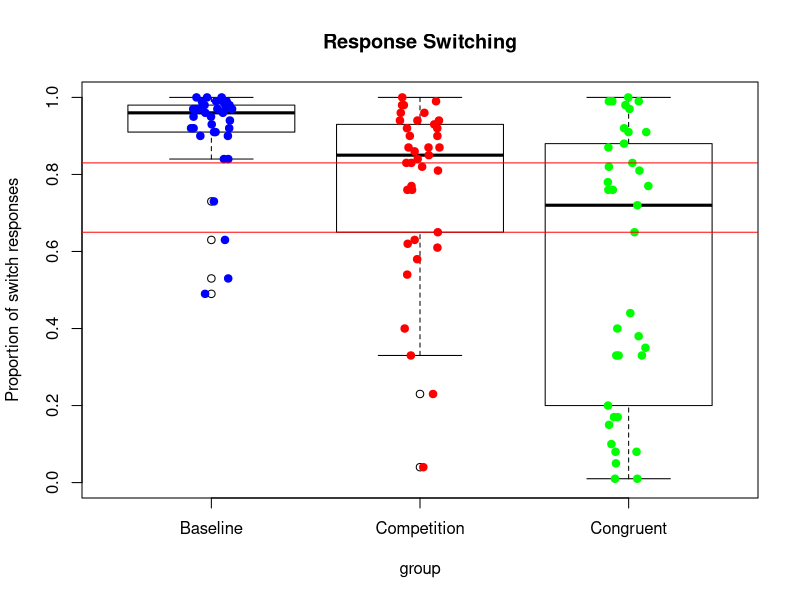
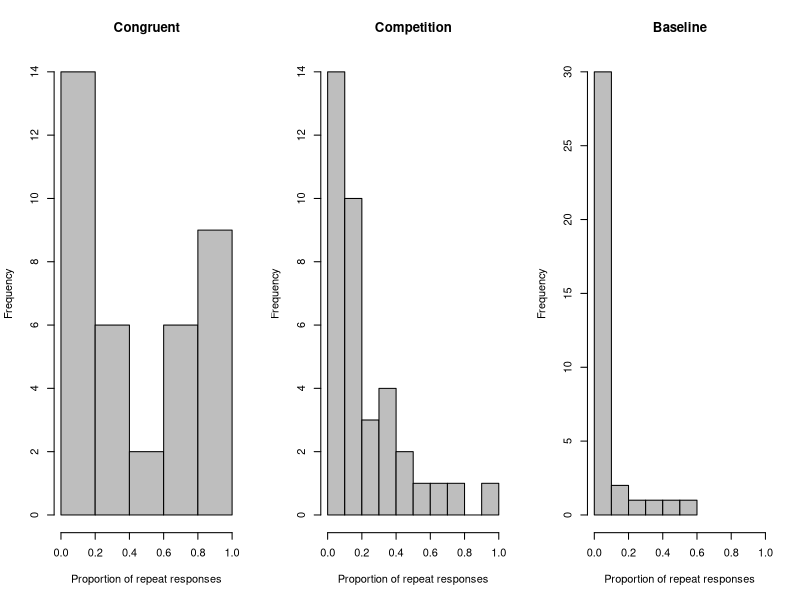

Generate these figures, in order, with R: (Note: this script raises an error after producing the figures.)




cong_data <- read.table('congruent.txt', header=F)
comp_data <- read.table('competition.txt', header=F)
bl_data <- read.table('baseline.txt', header=F)

names(cong_data) <- c('subj', 'phase', 'trial', 'cond', 'res', 'rt', 'reward', 'total', 'image', 'r1', 'r2', 'r3', 'r4')
names(comp_data) <- c('subj', 'phase', 'trial', 'cond', 'res', 'rt', 'reward', 'total', 'image', 'r1', 'r2', 'r3', 'r4')
names(bl_data) <- c('subj', 'phase', 'trial', 'cond', 'res', 'rt', 'reward', 'total', 'image', 'r1', 'r2', 'r3', 'r4')



#############################################################################
# 	SWITCH ANALYSES

cong_data$stay <- NULL
for (i in 1:length(cong_data[,1])) {
    cong_data$stay[i] <- as.numeric(cong_data[i,]$res == cong_data[i-1,]$res)
    
    if (cong_data[i,]$trial == 1) { cong_data$stay[i] <- 0 }
    
    }
    
comp_data$stay <- NULL
for (i in 1:length(comp_data[,1])) {
    comp_data$stay[i] <- as.numeric(comp_data[i,]$res == comp_data[i-1,]$res)
    
    if (comp_data[i,]$trial == 1) { comp_data$stay[i] <- 0 }
    
    }
    
bl_data$stay <- NULL
for (i in 1:length(bl_data[,1])) {
    bl_data$stay[i] <- as.numeric(bl_data[i,]$res == bl_data[i-1,]$res)
    
    if (bl_data[i,]$trial == 1) { bl_data$stay[i] <- 0 }
    
    }
       

      
cong_stay_total <- tapply(cong_data$stay, cong_data$subj, sum)
for (i in 1:length(cong_stay_total)) {
	x <- binom.test(cong_stay_total[i], 100, 0.25)
	print(x)
	
}

comp_stay_total <- tapply(comp_data$stay, comp_data$subj, sum)
for (i in 1:length(comp_stay_total)) {
	x <- binom.test(comp_stay_total[i], 100, 0.25)
	print(x)
	
}

bl_stay_total <- tapply(bl_data$stay, bl_data$subj, sum)
for (i in 1:length(bl_stay_total)) {
	x <- binom.test(bl_stay_total[i], 100, 0.25)
	print(x)
	
}



t.test(cong_stay_total, comp_stay_total, var.equal=T)
t.test(bl_stay_total, comp_stay_total, var.equal=T)
t.test(cong_stay_total, bl_stay_total, var.equal=T)


cong_stay_props <- tapply(cong_data$stay, cong_data$subj, mean)
comp_stay_props <- tapply(comp_data$stay, comp_data$subj, mean)
bl_stay_props <- tapply(bl_data$stay, bl_data$subj, mean)
jpeg('graphs/switch_hists.jpg')
par(mfrow=c(1,3))
hist(cong_stay_props, main= "Congruent", xlab="Proportion of repeat responses", col='grey', xlim=c(0,1))
hist(comp_stay_props, main= "Competition", xlab="Proportion of repeat responses", col='grey', xlim=c(0,1))
hist(bl_stay_props, main= "Baseline", xlab="Proportion of repeat responses", col='grey', xlim=c(0,1))
dev.off()

###########################

graph_data <- NULL
graph_data$switches <- c(1-(cong_stay_total)/100, 1-(comp_stay_total)/100, 1-(bl_stay_total)/100)
graph_data$group <- factor(c(rep("Congruent", length(cong_stay_total)),
							 rep("Competition", length(comp_stay_total)),
							 rep("Baseline", length(bl_stay_total))))
graph_data <- as.data.frame(graph_data)

#jpeg('graphs/switch_box.jpg')
boxplot(switches ~ group, data=graph_data,
 ylab = 'Proportion of switch responses', col='white', ylim=c(0,1),
 main = 'Response Switching', names.arg=c('Congruent', 'Competition', 'Baseline'))
stripchart(switches ~ group, data=graph_data, vertical = TRUE,  
    method = "jitter", add = TRUE, pch = 19, col = c('blue', 'red', 'green'))


abline(0.83, 0, col='red')
abline(0.65, 0, col='red')

x <- aov( switches ~ group, data=graph_data)
summary(x)
#dev.off()

# SWITCH PROPORTIONS ANOVA
#> x <- aov( switches ~ group, data=graph_data)
#> summary(x)
#             Df Sum Sq Mean Sq F value   Pr(>F)    
#group         2  2.237  1.1184   17.42 2.83e-07 ***
#Residuals   107  6.871  0.0642                     
#---
#Signif. codes:  0 ‘***’ 0.001 ‘**’ 0.01 ‘*’ 0.05 ‘.’ 0.1 ‘ ’ 1

t.test(graph_data[graph_data$group=='Congruent',]$switches, graph_data[graph_data$group=='Competition',]$switches,var.equal=T)
t.test(graph_data[graph_data$group=='Baseline',]$switches, graph_data[graph_data$group=='Competition',]$switches,var.equal=T)
t.test(graph_data[graph_data$group=='Congruent',]$switches, graph_data[graph_data$group=='Baseline',]$switches,var.equal=T)

d.t.unpaired(3.035, 37, 37)
d.t.unpaired(3.2223, 37, 36)
d.t.unpaired(5.5738, 37, 36)

#################################################################

cong_choices <- tapply(cong_data$reward, list(cong_data$subj, cong_data$reward), length)
cong_choices[is.na(cong_choices)] <- 0

comp_choices <- tapply(comp_data$reward, list(comp_data$subj, comp_data$reward), length)
comp_choices[is.na(comp_choices)] <- 0

bl_choices <- tapply(bl_data$reward, list(bl_data$subj, bl_data$reward), length)
bl_choices[is.na(bl_choices)] <- 0

cong_props <- cong_choices[,4]/100
comp_props <- comp_choices[,4]/100
bl_props <- bl_choices[,4]/100

t.test(cong_props, comp_props, var.equal=T)
t.test(bl_props, comp_props, var.equal=T)
t.test(cong_props, bl_props, var.equal=T)


results <- NULL

results$props <- c(cong_props, comp_props, bl_props)
results$cond <- factor(c(rep(1, length(cong_props)),
						rep(2, length(comp_props)),
						rep(3, length(bl_props))))
						
results <- as.data.frame(results)

x <- aov(props~cond, data=results)
summary(x)

t.test(cong_props, comp_props, var.equal=T)
t.test(cong_props, bl_props, var.equal=T)
t.test(bl_props, comp_props, var.equal=T)

d.t.unpaired<-function(t.val,n1,n2){
  d<-t.val*sqrt((n1+n2)/(n1*n2))
  names(d)<-"effect size d"
  return(d)
}

d.t.unpaired(3.93, 37, 37)

d.t.unpaired(0.57193, 36, 37)

####################################################################

cong_props <- cong_choices[,1]/100
comp_props <- comp_choices[,1]/100
bl_props <- bl_choices[,1]/100

results <- NULL

results$props <- c(cong_props, comp_props, bl_props)
results$cond <- factor(c(rep(1, length(cong_props)),
						rep(2, length(comp_props)),
						rep(3, length(bl_props))))
						
results <- as.data.frame(results)

x <- aov(props~cond, data=results)
summary(x)

t.test(cong_props, comp_props, var.equal=T)
t.test(cong_props, bl_props, var.equal=T)
t.test(bl_props, comp_props, var.equal=T)


d.t.unpaired(2.6014, 37, 37)
d.t.unpaired(3.2182, 37, 36)
d.t.unpaired(0.65299, 37, 36)

###################################################################

#jpeg('graphs/choice_props')
par(mfrow=c(1,3))





#################


bl_block1 <- bl_data[bl_data$trial <= 20,]
bl_block2 <- bl_data[bl_data$trial > 20 & bl_data$trial <= 40,]
bl_block3 <- bl_data[bl_data$trial > 40 & bl_data$trial <= 60,]
bl_block4 <- bl_data[bl_data$trial > 60 & bl_data$trial <= 80,]
bl_block5 <- bl_data[bl_data$trial > 80 & bl_data$trial <= 100,]


bl_block1_choices <- tapply(bl_block1$reward, list(bl_block1$subj, bl_block1$reward), length)
bl_block1_choices[is.na(bl_block1_choices)] <- 0

bl_block2_choices <- tapply(bl_block2$reward, list(bl_block2$subj, bl_block2$reward), length)
bl_block2_choices[is.na(bl_block2_choices)] <- 0

bl_block3_choices <- tapply(bl_block3$reward, list(bl_block3$subj, bl_block3$reward), length)
bl_block3_choices[is.na(bl_block3_choices)] <- 0

bl_block4_choices <- tapply(bl_block4$reward, list(bl_block4$subj, bl_block4$reward), length)
bl_block4_choices[is.na(bl_block4_choices)] <- 0

bl_block5_choices <- tapply(bl_block5$reward, list(bl_block5$subj, bl_block5$reward), length)
bl_block5_choices[is.na(bl_block5_choices)] <- 0


# means
bl_line10_means <- c( mean(bl_block1_choices[,4]), 
             mean(bl_block2_choices[,4]),
             mean(bl_block3_choices[,4]),
             mean(bl_block4_choices[,4]),
             mean(bl_block5_choices[,4]))
             
bl_line3_means <- c( mean(bl_block1_choices[,3]), 
             mean(bl_block2_choices[,3]),
             mean(bl_block3_choices[,3]),
             mean(bl_block4_choices[,3]),
             mean(bl_block5_choices[,3]))
             
bl_line2_means <- c( mean(bl_block1_choices[,2]), 
             mean(bl_block2_choices[,2]),
             mean(bl_block3_choices[,2]),
             mean(bl_block4_choices[,2]),
             mean(bl_block5_choices[,2]))
             
bl_line1_means <- c( mean(bl_block1_choices[,1]), 
             mean(bl_block2_choices[,1]),
             mean(bl_block3_choices[,1]),
             mean(bl_block4_choices[,1]),
             mean(bl_block5_choices[,1]))

# standard deviations
bl_line10_sds <- c( sd(bl_block1_choices[,4]), 
             sd(bl_block2_choices[,4]),
             sd(bl_block3_choices[,4]),
             sd(bl_block4_choices[,4]),
             sd(bl_block5_choices[,4]))
             
bl_line3_sds <- c( sd(bl_block1_choices[,3]), 
             sd(bl_block2_choices[,3]),
             sd(bl_block3_choices[,3]),
             sd(bl_block4_choices[,3]),
             sd(bl_block5_choices[,3]))
             
bl_line2_sds <- c( sd(bl_block1_choices[,2]), 
             sd(bl_block2_choices[,2]),
             sd(bl_block3_choices[,2]),
             sd(bl_block4_choices[,2]),
             sd(bl_block5_choices[,2]))
             
bl_line1_sds <- c( sd(bl_block1_choices[,1]), 
             sd(bl_block2_choices[,1]),
             sd(bl_block3_choices[,1]),
             sd(bl_block4_choices[,1]),
             sd(bl_block5_choices[,1]))

# Ns
bl_line10_lengths <- c( length(bl_block1_choices[,4]), 
             length(bl_block2_choices[,4]),
             length(bl_block3_choices[,4]),
             length(bl_block4_choices[,4]),
             length(bl_block5_choices[,4]))
             
bl_line3_lengths <- c( length(bl_block1_choices[,3]), 
             length(bl_block2_choices[,3]),
             length(bl_block3_choices[,3]),
             length(bl_block4_choices[,3]),
             length(bl_block5_choices[,3]))
             
bl_line2_lengths <- c( length(bl_block1_choices[,2]), 
             length(bl_block2_choices[,2]),
             length(bl_block3_choices[,2]),
             length(bl_block4_choices[,2]),
             length(bl_block5_choices[,2]))
             
bl_line1_lengths <- c( length(bl_block1_choices[,1]), 
             length(bl_block2_choices[,1]),
             length(bl_block3_choices[,1]),
             length(bl_block4_choices[,1]),
             length(bl_block5_choices[,1]))
             
bl_line10_ses <- bl_line10_sds/sqrt(bl_line10_lengths)
bl_line3_ses <- bl_line3_sds/sqrt(bl_line3_lengths)
bl_line2_ses <- bl_line2_sds/sqrt(bl_line2_lengths)
bl_line1_ses <- bl_line1_sds/sqrt(bl_line1_lengths)



plot(bl_line10_means/20, type='l', lty=2, col = 'blue', 
	 ylim=c(0,1), ylab='Proportion of selections', 
	 xlab="Block (20 trials)", main='Baseline', cex.lab= 1.4, cex.axis=1.3, lwd=2)
lines(bl_line3_means/20, col = 'green', lwd=3)
lines(bl_line2_means/20, col = 'yellow', lwd=3)
lines(bl_line1_means/20, col = 'red', lwd=3)

legend(1, 1.0, c("10", "3", "2", "1"), 
	   col = c("blue", "green", "yellow", "red"), 
	   lty = c(2,1,1,1), cex = 1.2)

x <- seq(5)
segments(x, bl_line10_means/20+bl_line10_ses/20, x, bl_line10_means/20-bl_line10_ses/20, col='blue')
segments(x, bl_line3_means/20+bl_line3_ses/20, x, bl_line3_means/20-bl_line3_ses/20, col='green')
segments(x, bl_line2_means/20+bl_line2_ses/20, x, bl_line2_means/20-bl_line2_ses/20, col='yellow')
segments(x, bl_line1_means/20+bl_line1_ses/20, x, bl_line1_means/20-bl_line1_ses/20, col='red')

#dev.off()


#################


comp_block1 <- comp_data[comp_data$trial <= 20,]
comp_block2 <- comp_data[comp_data$trial > 20 & comp_data$trial <= 40,]
comp_block3 <- comp_data[comp_data$trial > 40 & comp_data$trial <= 60,]
comp_block4 <- comp_data[comp_data$trial > 60 & comp_data$trial <= 80,]
comp_block5 <- comp_data[comp_data$trial > 80 & comp_data$trial <= 100,]


comp_block1_choices <- tapply(comp_block1$reward, list(comp_block1$subj, comp_block1$reward), length)
comp_block1_choices[is.na(comp_block1_choices)] <- 0

comp_block2_choices <- tapply(comp_block2$reward, list(comp_block2$subj, comp_block2$reward), length)
comp_block2_choices[is.na(comp_block2_choices)] <- 0

comp_block3_choices <- tapply(comp_block3$reward, list(comp_block3$subj, comp_block3$reward), length)
comp_block3_choices[is.na(comp_block3_choices)] <- 0

comp_block4_choices <- tapply(comp_block4$reward, list(comp_block4$subj, comp_block4$reward), length)
comp_block4_choices[is.na(comp_block4_choices)] <- 0

comp_block5_choices <- tapply(comp_block5$reward, list(comp_block5$subj, comp_block5$reward), length)
comp_block5_choices[is.na(comp_block5_choices)] <- 0


# means
comp_line10_means <- c( mean(comp_block1_choices[,4]), 
             mean(comp_block2_choices[,4]),
             mean(comp_block3_choices[,4]),
             mean(comp_block4_choices[,4]),
             mean(comp_block5_choices[,4]))
             
comp_line3_means <- c( mean(comp_block1_choices[,3]), 
             mean(comp_block2_choices[,3]),
             mean(comp_block3_choices[,3]),
             mean(comp_block4_choices[,3]),
             mean(comp_block5_choices[,3]))
             
comp_line2_means <- c( mean(comp_block1_choices[,2]), 
             mean(comp_block2_choices[,2]),
             mean(comp_block3_choices[,2]),
             mean(comp_block4_choices[,2]),
             mean(comp_block5_choices[,2]))
             
comp_line1_means <- c( mean(comp_block1_choices[,1]), 
             mean(comp_block2_choices[,1]),
             mean(comp_block3_choices[,1]),
             mean(comp_block4_choices[,1]),
             mean(comp_block5_choices[,1]))

# standard deviations
comp_line10_sds <- c( sd(comp_block1_choices[,4]), 
             sd(comp_block2_choices[,4]),
             sd(comp_block3_choices[,4]),
             sd(comp_block4_choices[,4]),
             sd(comp_block5_choices[,4]))
             
comp_line3_sds <- c( sd(comp_block1_choices[,3]), 
             sd(comp_block2_choices[,3]),
             sd(comp_block3_choices[,3]),
             sd(comp_block4_choices[,3]),
             sd(comp_block5_choices[,3]))
             
comp_line2_sds <- c( sd(comp_block1_choices[,2]), 
             sd(comp_block2_choices[,2]),
             sd(comp_block3_choices[,2]),
             sd(comp_block4_choices[,2]),
             sd(comp_block5_choices[,2]))
             
comp_line1_sds <- c( sd(comp_block1_choices[,1]), 
             sd(comp_block2_choices[,1]),
             sd(comp_block3_choices[,1]),
             sd(comp_block4_choices[,1]),
             sd(comp_block5_choices[,1]))

# Ns
comp_line10_lengths <- c( length(comp_block1_choices[,4]), 
             length(comp_block2_choices[,4]),
             length(comp_block3_choices[,4]),
             length(comp_block4_choices[,4]),
             length(comp_block5_choices[,4]))
             
comp_line3_lengths <- c( length(comp_block1_choices[,3]), 
             length(comp_block2_choices[,3]),
             length(comp_block3_choices[,3]),
             length(comp_block4_choices[,3]),
             length(comp_block5_choices[,3]))
             
comp_line2_lengths <- c( length(comp_block1_choices[,2]), 
             length(comp_block2_choices[,2]),
             length(comp_block3_choices[,2]),
             length(comp_block4_choices[,2]),
             length(comp_block5_choices[,2]))
             
comp_line1_lengths <- c( length(comp_block1_choices[,1]), 
             length(comp_block2_choices[,1]),
             length(comp_block3_choices[,1]),
             length(comp_block4_choices[,1]),
             length(comp_block5_choices[,1]))
             
comp_line10_ses <- comp_line10_sds/sqrt(comp_line10_lengths)
comp_line3_ses <- comp_line3_sds/sqrt(comp_line3_lengths)
comp_line2_ses <- comp_line2_sds/sqrt(comp_line2_lengths)
comp_line1_ses <- comp_line1_sds/sqrt(comp_line1_lengths)



plot(comp_line10_means/20, type='l', lty=2, col = 'blue', 
	 ylim=c(0,1), ylab='Proportion of selections', 
	 xlab="Block (20 trials)", main='Competition', cex.lab= 1.4, cex.axis=1.3, lwd=2)
lines(comp_line3_means/20, col = 'green', lwd=3)
lines(comp_line2_means/20, col = 'yellow', lwd=3)
lines(comp_line1_means/20, col = 'red', lwd=3)

# legend(1, 1.0, c("10", "3", "2", "1"), 
	   # col = c("blue", "green", "yellow", "red"), 
	   # lty = c(2,1,1,1), cex = 1.2)

x <- seq(5)
segments(x, comp_line10_means/20+comp_line10_ses/20, x, comp_line10_means/20-comp_line10_ses/20, col='blue')
segments(x, comp_line3_means/20+comp_line3_ses/20, x, comp_line3_means/20-comp_line3_ses/20, col='green')
segments(x, comp_line2_means/20+comp_line2_ses/20, x, comp_line2_means/20-comp_line2_ses/20, col='yellow')
segments(x, comp_line1_means/20+comp_line1_ses/20, x, comp_line1_means/20-comp_line1_ses/20, col='red')


#dev.off()


##################

cong_block1 <- cong_data[cong_data$trial <= 20,]
cong_block2 <- cong_data[cong_data$trial > 20 & cong_data$trial <= 40,]
cong_block3 <- cong_data[cong_data$trial > 40 & cong_data$trial <= 60,]
cong_block4 <- cong_data[cong_data$trial > 60 & cong_data$trial <= 80,]
cong_block5 <- cong_data[cong_data$trial > 80 & cong_data$trial <= 100,]


cong_block1_choices <- tapply(cong_block1$reward, list(cong_block1$subj, cong_block1$reward), length)
cong_block1_choices[is.na(cong_block1_choices)] <- 0

cong_block2_choices <- tapply(cong_block2$reward, list(cong_block2$subj, cong_block2$reward), length)
cong_block2_choices[is.na(cong_block2_choices)] <- 0

cong_block3_choices <- tapply(cong_block3$reward, list(cong_block3$subj, cong_block3$reward), length)
cong_block3_choices[is.na(cong_block3_choices)] <- 0

cong_block4_choices <- tapply(cong_block4$reward, list(cong_block4$subj, cong_block4$reward), length)
cong_block4_choices[is.na(cong_block4_choices)] <- 0

cong_block5_choices <- tapply(cong_block5$reward, list(cong_block5$subj, cong_block5$reward), length)
cong_block5_choices[is.na(cong_block5_choices)] <- 0


# means
cong_line10_means <- c( mean(cong_block1_choices[,4]), 
             mean(cong_block2_choices[,4]),
             mean(cong_block3_choices[,4]),
             mean(cong_block4_choices[,4]),
             mean(cong_block5_choices[,4]))
             
cong_line3_means <- c( mean(cong_block1_choices[,3]), 
             mean(cong_block2_choices[,3]),
             mean(cong_block3_choices[,3]),
             mean(cong_block4_choices[,3]),
             mean(cong_block5_choices[,3]))
             
cong_line2_means <- c( mean(cong_block1_choices[,2]), 
             mean(cong_block2_choices[,2]),
             mean(cong_block3_choices[,2]),
             mean(cong_block4_choices[,2]),
             mean(cong_block5_choices[,2]))
             
cong_line1_means <- c( mean(cong_block1_choices[,1]), 
             mean(cong_block2_choices[,1]),
             mean(cong_block3_choices[,1]),
             mean(cong_block4_choices[,1]),
             mean(cong_block5_choices[,1]))

# standard deviations
cong_line10_sds <- c( sd(cong_block1_choices[,4]), 
             sd(cong_block2_choices[,4]),
             sd(cong_block3_choices[,4]),
             sd(cong_block4_choices[,4]),
             sd(cong_block5_choices[,4]))
             
cong_line3_sds <- c( sd(cong_block1_choices[,3]), 
             sd(cong_block2_choices[,3]),
             sd(cong_block3_choices[,3]),
             sd(cong_block4_choices[,3]),
             sd(cong_block5_choices[,3]))
             
cong_line2_sds <- c( sd(cong_block1_choices[,2]), 
             sd(cong_block2_choices[,2]),
             sd(cong_block3_choices[,2]),
             sd(cong_block4_choices[,2]),
             sd(cong_block5_choices[,2]))
             
cong_line1_sds <- c( sd(cong_block1_choices[,1]), 
             sd(cong_block2_choices[,1]),
             sd(cong_block3_choices[,1]),
             sd(cong_block4_choices[,1]),
             sd(cong_block5_choices[,1]))

# Ns
cong_line10_lengths <- c( length(cong_block1_choices[,4]), 
             length(cong_block2_choices[,4]),
             length(cong_block3_choices[,4]),
             length(cong_block4_choices[,4]),
             length(cong_block5_choices[,4]))
             
cong_line3_lengths <- c( length(cong_block1_choices[,3]), 
             length(cong_block2_choices[,3]),
             length(cong_block3_choices[,3]),
             length(cong_block4_choices[,3]),
             length(cong_block5_choices[,3]))
             
cong_line2_lengths <- c( length(cong_block1_choices[,2]), 
             length(cong_block2_choices[,2]),
             length(cong_block3_choices[,2]),
             length(cong_block4_choices[,2]),
             length(cong_block5_choices[,2]))
             
cong_line1_lengths <- c( length(cong_block1_choices[,1]), 
             length(cong_block2_choices[,1]),
             length(cong_block3_choices[,1]),
             length(cong_block4_choices[,1]),
             length(cong_block5_choices[,1]))
             
cong_line10_ses <- cong_line10_sds/sqrt(cong_line10_lengths)
cong_line3_ses <- cong_line3_sds/sqrt(cong_line3_lengths)
cong_line2_ses <- cong_line2_sds/sqrt(cong_line2_lengths)
cong_line1_ses <- cong_line1_sds/sqrt(cong_line1_lengths)



plot(cong_line10_means/20, type='l', lty= 2, col = 'blue', 
	 ylim=c(0,1), ylab='Proportion of selections', 
	 xlab="Block (20 trials)", main='Congruent', cex.lab= 1.4, cex.axis=1.3, lwd=2)
lines(cong_line3_means/20, col = 'green', lwd=3)
lines(cong_line2_means/20, col = 'yellow', lwd=3)
lines(cong_line1_means/20, col = 'red', lwd=3)

# legend(1, 1.0, c("10", "3", "2", "1"), 
	   # col = c("blue", "green", "yellow", "red"), 
	   # lty = c(2,1,1,1), cex = 1.2)

x <- seq(5)
segments(x, cong_line10_means/20+cong_line10_ses/20, x, cong_line10_means/20-cong_line10_ses/20, col='blue')
segments(x, cong_line3_means/20+cong_line3_ses/20, x, cong_line3_means/20-cong_line3_ses/20, col='green')
segments(x, cong_line2_means/20+cong_line2_ses/20, x, cong_line2_means/20-cong_line2_ses/20, col='yellow')
segments(x, cong_line1_means/20+cong_line1_ses/20, x, cong_line1_means/20-cong_line1_ses/20, col='red')



################################################################
 subjects <- unique(cong_data$subj) 
 
 graphs_per_row = 8
 
 par(mfrow=c( ceiling(length(subjects) / graphs_per_row), graphs_per_row))
 #par(mfrow=c(3,5))
 
 for (i in subjects) {
		graphdata <- cong_data[cong_data$subj == i,]
 
 
 		block1 <- graphdata[graphdata$trial <= 20,]
 		block2 <- graphdata[graphdata$trial > 20 & graphdata$trial <= 40,]
 		block3 <- graphdata[graphdata$trial > 40 & graphdata$trial <= 60,]
 		block4 <- graphdata[graphdata$trial > 60 & graphdata$trial <= 80,]
 		block5 <- graphdata[graphdata$trial > 80 & graphdata$trial <= 100,]
 
         block1_choices <- c(0,0,0,0)
         block2_choices <- c(0,0,0,0)
         block3_choices <- c(0,0,0,0)
         block4_choices <- c(0,0,0,0)
         block5_choices <- c(0,0,0,0)
 
 
 		block1_choices[1] <- length(block1[block1$reward == 1,]$reward)
 		block1_choices[2] <- length(block1[block1$reward == 2,]$reward)
 		block1_choices[3] <- length(block1[block1$reward == 3,]$reward)
 		block1_choices[4] <- length(block1[block1$reward == 10,]$reward)
 		block1_choices[is.na(block1_choices)] <- 0
 		
 		block2_choices[1] <- length(block2[block2$reward == 1,]$reward)
 		block2_choices[2] <- length(block2[block2$reward == 2,]$reward)
 		block2_choices[3] <- length(block2[block2$reward == 3,]$reward)
 		block2_choices[4] <- length(block2[block2$reward == 10,]$reward)
 		block2_choices[is.na(block2_choices)] <- 0
 		
 		
 		block3_choices[1] <- length(block3[block3$reward == 1,]$reward)
 		block3_choices[2] <- length(block3[block3$reward == 2,]$reward)
 		block3_choices[3] <- length(block3[block3$reward == 3,]$reward)
 		block3_choices[4] <- length(block3[block3$reward == 10,]$reward)
 		block3_choices[is.na(block3_choices)] <- 0
 		
 		
 		block4_choices[1] <- length(block4[block4$reward == 1,]$reward)
 		block4_choices[2] <- length(block4[block4$reward == 2,]$reward)
 		block4_choices[3] <- length(block4[block4$reward == 3,]$reward)
 		block4_choices[4] <- length(block4[block4$reward == 10,]$reward)
 		block4_choices[is.na(block4_choices)] <- 0
 		
 		
 		block5_choices[1] <- length(block5[block5$reward == 1,]$reward)
 		block5_choices[2] <- length(block5[block5$reward == 2,]$reward)
 		block5_choices[3] <- length(block5[block5$reward == 3,]$reward)
 		block5_choices[4] <- length(block5[block5$reward == 10,]$reward)
 		block5_choices[is.na(block5_choices)] <- 0
 
 
 
 
 		# means
 		line10 <- c( block1_choices[4]/20, 
 					 block2_choices[4]/20,
 					 block3_choices[4]/20,
 					 block4_choices[4]/20,
 					 block5_choices[4]/20)
 	 
 		line3 <- c( block1_choices[3]/20, 
 					 block2_choices[3]/20,
 					 block3_choices[3]/20,
 					 block4_choices[3]/20,
 					 block5_choices[3]/20)
 	 
 		line2 <- c( block1_choices[2]/20, 
 					 block2_choices[2]/20,
 					 block3_choices[2]/20,
 					 block4_choices[2]/20,
 					 block5_choices[2]/20)
 	 
 		line1 <- c( block1_choices[1]/20, 
 					 block2_choices[1]/20,
 					 block3_choices[1]/20,
 					 block4_choices[1]/20,
 					 block5_choices[1]/20)
 
 		plot(line10, type='l', col = 'blue', ylim=c(0,1), ylab='',
 		xlab="Block", mar = c(0.1,0.1,0.1,0.1), main=toString(i))
 		lines(line3, col = 'green')
 		lines(line2, col = 'yellow')
 		lines(line1, col = 'red')
 
 
 	   }
 	   
 	   
 	   
################################################################
 subjects <- unique(comp_data$subj) 
 
 graphs_per_row = 8
 
 par(mfrow=c( ceiling(length(subjects) / graphs_per_row), graphs_per_row))
 #par(mfrow=c(3,5))
 
 for (i in subjects) {
		graphdata <- comp_data[comp_data$subj == i,]
 
 
 		block1 <- graphdata[graphdata$trial <= 20,]
 		block2 <- graphdata[graphdata$trial > 20 & graphdata$trial <= 40,]
 		block3 <- graphdata[graphdata$trial > 40 & graphdata$trial <= 60,]
 		block4 <- graphdata[graphdata$trial > 60 & graphdata$trial <= 80,]
 		block5 <- graphdata[graphdata$trial > 80 & graphdata$trial <= 100,]
 
         block1_choices <- c(0,0,0,0)
         block2_choices <- c(0,0,0,0)
         block3_choices <- c(0,0,0,0)
         block4_choices <- c(0,0,0,0)
         block5_choices <- c(0,0,0,0)
 
 
 		block1_choices[1] <- length(block1[block1$reward == 1,]$reward)
 		block1_choices[2] <- length(block1[block1$reward == 2,]$reward)
 		block1_choices[3] <- length(block1[block1$reward == 3,]$reward)
 		block1_choices[4] <- length(block1[block1$reward == 10,]$reward)
 		block1_choices[is.na(block1_choices)] <- 0
 		
 		block2_choices[1] <- length(block2[block2$reward == 1,]$reward)
 		block2_choices[2] <- length(block2[block2$reward == 2,]$reward)
 		block2_choices[3] <- length(block2[block2$reward == 3,]$reward)
 		block2_choices[4] <- length(block2[block2$reward == 10,]$reward)
 		block2_choices[is.na(block2_choices)] <- 0
 		
 		
 		block3_choices[1] <- length(block3[block3$reward == 1,]$reward)
 		block3_choices[2] <- length(block3[block3$reward == 2,]$reward)
 		block3_choices[3] <- length(block3[block3$reward == 3,]$reward)
 		block3_choices[4] <- length(block3[block3$reward == 10,]$reward)
 		block3_choices[is.na(block3_choices)] <- 0
 		
 		
 		block4_choices[1] <- length(block4[block4$reward == 1,]$reward)
 		block4_choices[2] <- length(block4[block4$reward == 2,]$reward)
 		block4_choices[3] <- length(block4[block4$reward == 3,]$reward)
 		block4_choices[4] <- length(block4[block4$reward == 10,]$reward)
 		block4_choices[is.na(block4_choices)] <- 0
 		
 		
 		block5_choices[1] <- length(block5[block5$reward == 1,]$reward)
 		block5_choices[2] <- length(block5[block5$reward == 2,]$reward)
 		block5_choices[3] <- length(block5[block5$reward == 3,]$reward)
 		block5_choices[4] <- length(block5[block5$reward == 10,]$reward)
 		block5_choices[is.na(block5_choices)] <- 0
 
 
 
 
 		# means
 		line10 <- c( block1_choices[4]/20, 
 					 block2_choices[4]/20,
 					 block3_choices[4]/20,
 					 block4_choices[4]/20,
 					 block5_choices[4]/20)
 	 
 		line3 <- c( block1_choices[3]/20, 
 					 block2_choices[3]/20,
 					 block3_choices[3]/20,
 					 block4_choices[3]/20,
 					 block5_choices[3]/20)
 	 
 		line2 <- c( block1_choices[2]/20, 
 					 block2_choices[2]/20,
 					 block3_choices[2]/20,
 					 block4_choices[2]/20,
 					 block5_choices[2]/20)
 	 
 		line1 <- c( block1_choices[1]/20, 
 					 block2_choices[1]/20,
 					 block3_choices[1]/20,
 					 block4_choices[1]/20,
 					 block5_choices[1]/20)
 
 		plot(line10, type='l', col = 'blue', ylim=c(0,1), ylab='',
 		xlab="Block", mar = c(0.1,0.1,0.1,0.1), main=toString(i))
 		lines(line3, col = 'green')
 		lines(line2, col = 'yellow')
 		lines(line1, col = 'red')
 
 
 	   }

###############################################################

subjects <- unique(bl_data$subj) 
 
 graphs_per_row = 8
 
 par(mfrow=c( ceiling(length(subjects) / graphs_per_row), graphs_per_row))
 #par(mfrow=c(3,5))
 
 for (i in subjects) {
		graphdata <- bl_data[bl_data$subj == i,]
 
 
 		block1 <- graphdata[graphdata$trial <= 20,]
 		block2 <- graphdata[graphdata$trial > 20 & graphdata$trial <= 40,]
 		block3 <- graphdata[graphdata$trial > 40 & graphdata$trial <= 60,]
 		block4 <- graphdata[graphdata$trial > 60 & graphdata$trial <= 80,]
 		block5 <- graphdata[graphdata$trial > 80 & graphdata$trial <= 100,]
 
         block1_choices <- c(0,0,0,0)
         block2_choices <- c(0,0,0,0)
         block3_choices <- c(0,0,0,0)
         block4_choices <- c(0,0,0,0)
         block5_choices <- c(0,0,0,0)
 
 
 		block1_choices[1] <- length(block1[block1$reward == 1,]$reward)
 		block1_choices[2] <- length(block1[block1$reward == 2,]$reward)
 		block1_choices[3] <- length(block1[block1$reward == 3,]$reward)
 		block1_choices[4] <- length(block1[block1$reward == 10,]$reward)
 		block1_choices[is.na(block1_choices)] <- 0
 		
 		block2_choices[1] <- length(block2[block2$reward == 1,]$reward)
 		block2_choices[2] <- length(block2[block2$reward == 2,]$reward)
 		block2_choices[3] <- length(block2[block2$reward == 3,]$reward)
 		block2_choices[4] <- length(block2[block2$reward == 10,]$reward)
 		block2_choices[is.na(block2_choices)] <- 0
 		
 		
 		block3_choices[1] <- length(block3[block3$reward == 1,]$reward)
 		block3_choices[2] <- length(block3[block3$reward == 2,]$reward)
 		block3_choices[3] <- length(block3[block3$reward == 3,]$reward)
 		block3_choices[4] <- length(block3[block3$reward == 10,]$reward)
 		block3_choices[is.na(block3_choices)] <- 0
 		
 		
 		block4_choices[1] <- length(block4[block4$reward == 1,]$reward)
 		block4_choices[2] <- length(block4[block4$reward == 2,]$reward)
 		block4_choices[3] <- length(block4[block4$reward == 3,]$reward)
 		block4_choices[4] <- length(block4[block4$reward == 10,]$reward)
 		block4_choices[is.na(block4_choices)] <- 0
 		
 		
 		block5_choices[1] <- length(block5[block5$reward == 1,]$reward)
 		block5_choices[2] <- length(block5[block5$reward == 2,]$reward)
 		block5_choices[3] <- length(block5[block5$reward == 3,]$reward)
 		block5_choices[4] <- length(block5[block5$reward == 10,]$reward)
 		block5_choices[is.na(block5_choices)] <- 0
 
 
 
 
 		# means
 		line10 <- c( block1_choices[4]/20, 
 					 block2_choices[4]/20,
 					 block3_choices[4]/20,
 					 block4_choices[4]/20,
 					 block5_choices[4]/20)
 	 
 		line3 <- c( block1_choices[3]/20, 
 					 block2_choices[3]/20,
 					 block3_choices[3]/20,
 					 block4_choices[3]/20,
 					 block5_choices[3]/20)
 	 
 		line2 <- c( block1_choices[2]/20, 
 					 block2_choices[2]/20,
 					 block3_choices[2]/20,
 					 block4_choices[2]/20,
 					 block5_choices[2]/20)
 	 
 		line1 <- c( block1_choices[1]/20, 
 					 block2_choices[1]/20,
 					 block3_choices[1]/20,
 					 block4_choices[1]/20,
 					 block5_choices[1]/20)
 
 		plot(line10, type='l', col = 'blue', ylim=c(0,1), ylab='',
 		xlab="Block", mar = c(0.1,0.1,0.1,0.1), main=toString(i))
 		lines(line3, col = 'green')
 		lines(line2, col = 'yellow')
 		lines(line1, col = 'red')
 
 
 	   }

